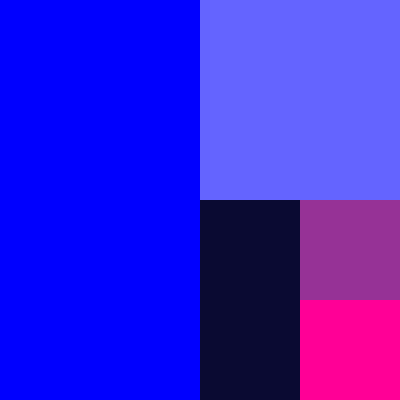
Frame 1 (no input)
Frame 60 (no input): identical to frame 1, image omitted
Frame 120 (the mouse pressed at the canvas centre since frame 60): identical to frame 1, image omitted

The p5.js sketch that drew this single still picture (run headless with seeded random() and noise() and a simulated clock; from frame 60 on, the mouse is pressed at the canvas centre):

// p5.js sketch
// ── sketch.js
function setup() {
    createCanvas(400, 400);
}

function draw() {
    background(255)
    noStroke();
    fill(0,0,255);
    rect(0,0,width/2,height);
    fill(100,100,255);
    rect(width/2, 0, width/2, height/2);
    fill(10, 10, 50);
    rect(width/2, height/2, width/4, height/2);
    fill(150,50,150);
    rect(0.75*width, height/2, width/4, height/4)
    fill(255,0,150);
    rect(0.75*width, 0.75*height, width/4, height/4)

}
